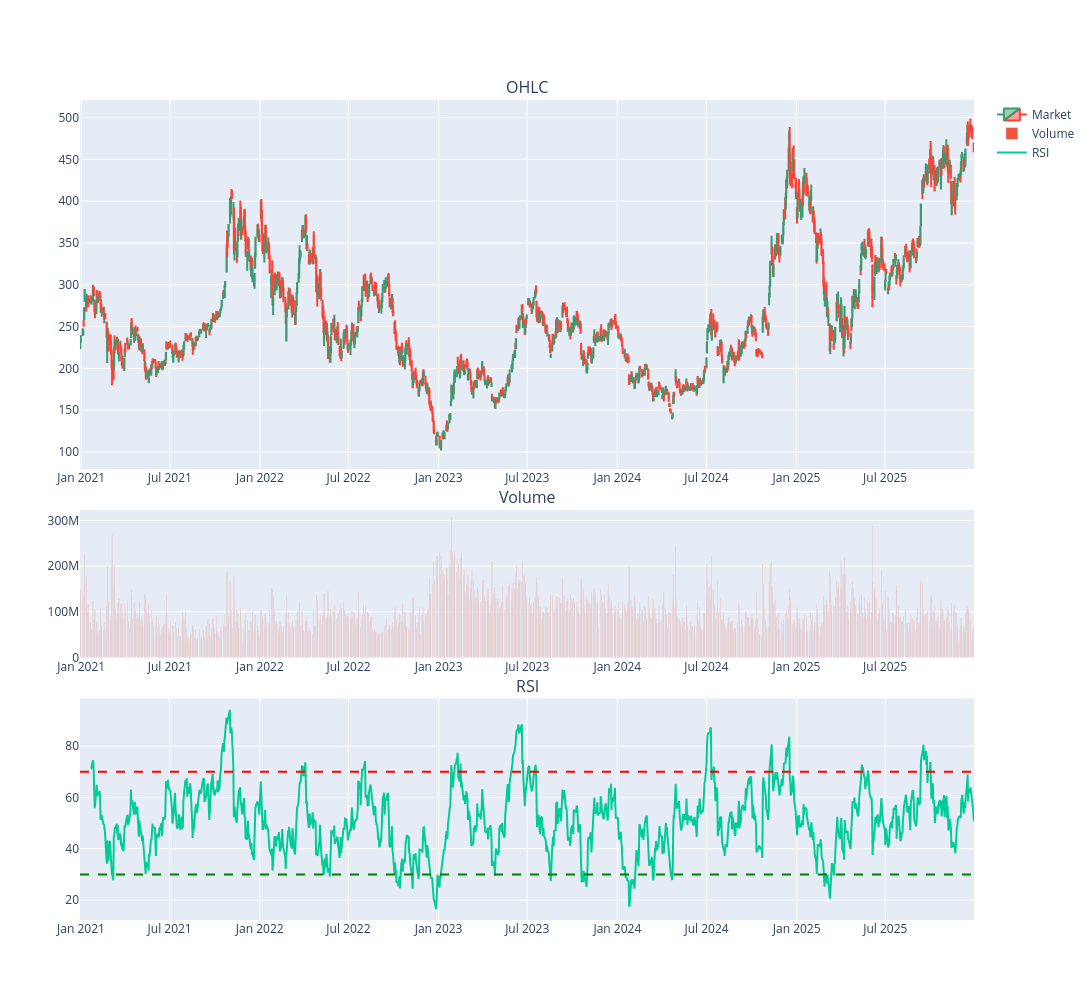

The notebook cell this image was saved under:
### Code cell
fig = make_subplots(
    rows=3, cols=1,shared_xaxes=False,
    vertical_spacing=0.05,
    subplot_titles=('OHLC', 'Volume', 'RSI'),
    row_heights=[0.5, 0.2, 0.3]
)

fig.add_trace(
    go.Candlestick(x=df['Date'], open=df['Open'], high=df['High'], low=df['Low'], close=df['Close'], name='Market'),
    row=1, col=1
)
fig.add_trace(
    go.Bar(x=df['Date'],y=df['Volume'], name='Volume'),
    row=2, col=1
)
RSI = ta.RSI(df['Close'],14)

fig.add_trace(
    go.Scatter(x=df['Date'],y=RSI, name='RSI'),
    row=3, col=1
)
fig.add_hline(y=70, line_dash="dash", line_color="red", row=3, col=1)
fig.add_hline(y=30, line_dash="dash", line_color="green", row=3, col=1)
fig.update_layout(
    width=1400,
    height = 1000,
    xaxis=dict(
        rangeslider=dict(
            visible=False
        )
    )
)

fig.show()

### Figure 1 — Plotly figure (JSON) as saved in the notebook; plotly's stock layout.template omitted (floating-point values rounded to 4 significant figures; data arrays with more than 128 entries replaced by an {"elided": "..."} marker saying what was removed)
{"data": [{"close": {"elided": "1255 float values"}, "high": {"elided": "1255 float values"}, "low": {"elided": "1255 float values"}, "name": "Market", "open": {"elided": "1255 float values"}, "type": "candlestick", "x": {"elided": "1255 str values"}, "xaxis": "x", "yaxis": "y"}, {"name": "Volume", "type": "bar", "x": {"elided": "1255 str values"}, "xaxis": "x2", "y": {"elided": "1255 int values"}, "yaxis": "y2"}, {"name": "RSI", "type": "scatter", "x": {"elided": "1255 str values"}, "xaxis": "x3", "y": {"elided": "1255 float values"}, "yaxis": "y3"}], "layout": {"annotations": [{"font": {"size": 16}, "showarrow": false, "text": "OHLC", "x": 0.5, "xanchor": "center", "xref": "paper", "y": 1, "yanchor": "bottom", "yref": "paper"}, {"font": {"size": 16}, "showarrow": false, "text": "Volume", "x": 0.5, "xanchor": "center", "xref": "paper", "y": 0.5, "yanchor": "bottom", "yref": "paper"}, {"font": {"size": 16}, "showarrow": false, "text": "RSI", "x": 0.5, "xanchor": "center", "xref": "paper", "y": 0.27, "yanchor": "bottom", "yref": "paper"}], "height": 1000, "shapes": [{"line": {"color": "red", "dash": "dash"}, "type": "line", "x0": 0, "x1": 1, "xref": "x3 domain", "y0": 70, "y1": 70, "yref": "y3"}, {"line": {"color": "green", "dash": "dash"}, "type": "line", "x0": 0, "x1": 1, "xref": "x3 domain", "y0": 30, "y1": 30, "yref": "y3"}], "width": 1400, "xaxis": {"anchor": "y", "domain": [0, 1], "rangeslider": {"visible": false}}, "xaxis2": {"anchor": "y2", "domain": [0, 1]}, "xaxis3": {"anchor": "y3", "domain": [0, 1]}, "yaxis": {"anchor": "x", "domain": [0.55, 1]}, "yaxis2": {"anchor": "x2", "domain": [0.32, 0.5]}, "yaxis3": {"anchor": "x3", "domain": [0, 0.27]}}}
